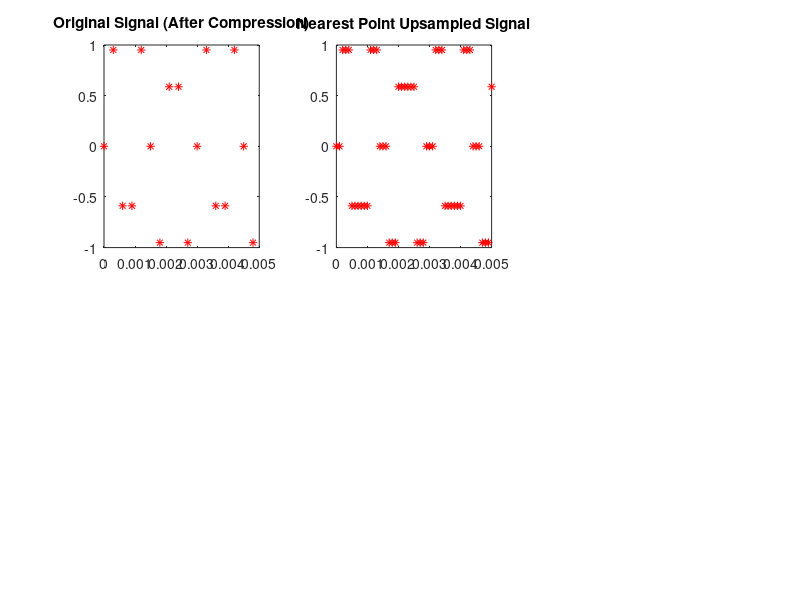

The MATLAB script that drew this image: (Note: this script raises an error after producing the figure.)
%**************************************************************************
% Effects of different interpolation on signals
%**************************************************************************
clear all;
close all;
% initial signal
fprintf('Original Signal (After Compression) \n');
frequency = 1000;                   % frequency of 1000 Hz
t = 0:0.0003:5;                     % play sound for 5 seconds
y = sin(2*pi*frequency*t);          % create tone

subplot(2,3,1); plot(t,y,'r*'); % plot original signal
axis([0 0.005 -1 1]);               % scale axis so signal can be viewed
title('Original Signal (After Compression)');

% upsample original signal using nearest point interpolation
fprintf('Please press enter to begin nearest point interpolation upsampling\n');
pause();
t1 = 0:0.0001:5;                    % generate desired time scale
y1 = interp1(t,y,t1,'nearest');     % interpolate using nearest point

subplot(2,3,2); plot(t1,y1,'r*');  % plot nearest point signal
axis([0 0.005 -1 1]);               % scale axis so signal can be viewed
title('Nearest Point Upsampled Signal');
comp1 = audioplayer(y1,1/0.0001);   % create audio in MATLAB
playblocking(comp1);                % play comp1 audio signal

% upsample original signal using linear interpolation
fprintf('Please press enter to begin linear interpolation upsampling\n');
pause();
y2 = interp1(t,y,t1,'linear');      % interpolate using linear

subplot(2,3,3); plot(t1,y2,'r*--');        % plot linear signal
axis([0 0.005 -1 1]);               % scale axis so signal can be viewed
title('Linear Upsampled Signal');
comp2 = audioplayer(y2,1/0.0001);   % create audio in MATLAB
playblocking(comp2);                % play comp2 audio signal

% upsample original signal using spline interpolation
fprintf('Please press enter to begin spline interpolation upsampling\n');
pause();
y3 = interp1(t,y,t1,'spline');      % interpolate using spline

subplot(2,3,5); plot(t1,y3,'r*--'); % plot spline signal
axis([0 0.005 -1 1]);               % scale axis so signal can be viewed
title('Spline Upsampled Signal');
comp3 = audioplayer(y3,1/0.0001);   % create audio in MATLAB
playblocking(comp3);                % play comp3 audio signal

% upsample original signal using p-chip spline interpolation
fprintf('Please press enter to begin p-chip spline interpolation upsampling\n');
pause();
y4 = interp1(t,y,t1,'spline');      % interpolate using spline

subplot(2,3,6); plot(t1,y4,'r*--'); % plot spline signal
axis([0 0.005 -1 1]);               % scale axis so signal can be viewed
title('P-Chip Spline Upsampled Signal');
comp4 = audioplayer(y4,1/0.0001);   % create audio in MATLAB
playblocking(comp4);                % play comp3 audio signal

% actual signal
fprintf('Please press enter to begin original signal\n');
pause();
y5 = sin(2*pi*frequency*t1);        % compute original signal with current time values

subplot(2,3,4); plot(t1,y5,'r*--'); % plot original signal at higher samples
axis([0 0.005 -1 1]);               % scale axis so signal can be viewed
title('Original Signal'); 
comp5 = audioplayer(y5,1/0.0001);   % create audio in MATLAB
playblocking(comp5);                % play comp4 audio signal